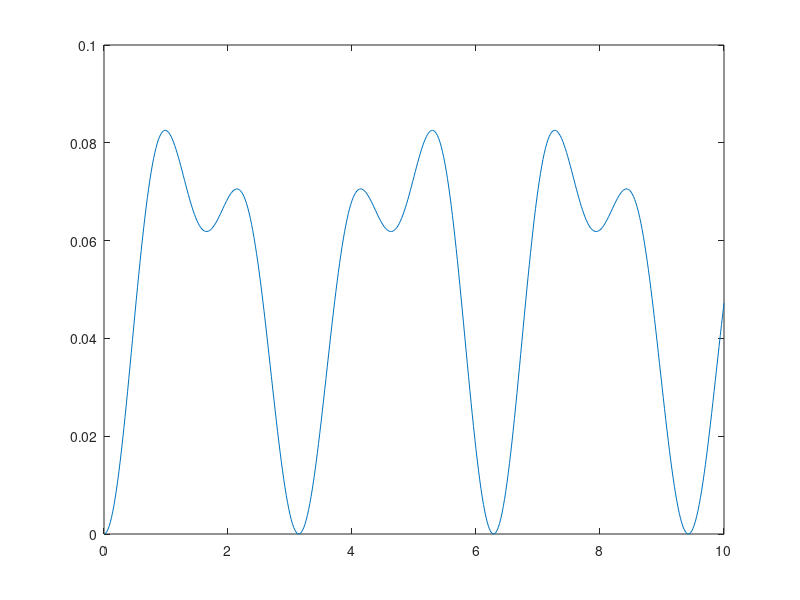

MATLAB code to generate this figure:
%20180102
%Compute OTOC of the  integrable model, diagonalizing in
%fermion picture
%H=-gZ-JXX
%Note here H is not the Hamiltonian, it's defined by the propagator in the
%fermion picture: U=e^(iHt). H here is twice the Hamiltonian.
N_spin=16;
J=1;
g=0;
%t=0.16*12;

H11=diag(ones(1,N_spin-1),1);
%H11(1,N_spin)=-1;
H12=H11-transpose(H11);
%H12(1,N_spin)=1;
%H12(N_spin,1)=-1;
H11=H11+transpose(H11);
H=-J/2*[H11,H12;
    -H12,-H11];
H=H+g*diag([-ones(1,N_spin),ones(1,N_spin)]);

[V,D]=eig(H);

rho0=diag([ones(1,N_spin),-ones(1,N_spin)]);
rho0=rho0/(2*N_spin)^0.5;
rhoV=V.'*rho0*V;

Dt=0.02;
T=10;
tlist=0:Dt:T;

otoc=0;

count=1;
for t=Dt:Dt:T
    rhot=V*diag(exp(diag(1i*D*t)))*rhoV*diag(exp(diag(-1i*D*t)))*V.';
    otoc=[otoc,-trace((rhot*rho0-rho0*rhot)^2)];
    count=count+1;
end

figure(1)
plot(tlist,otoc)